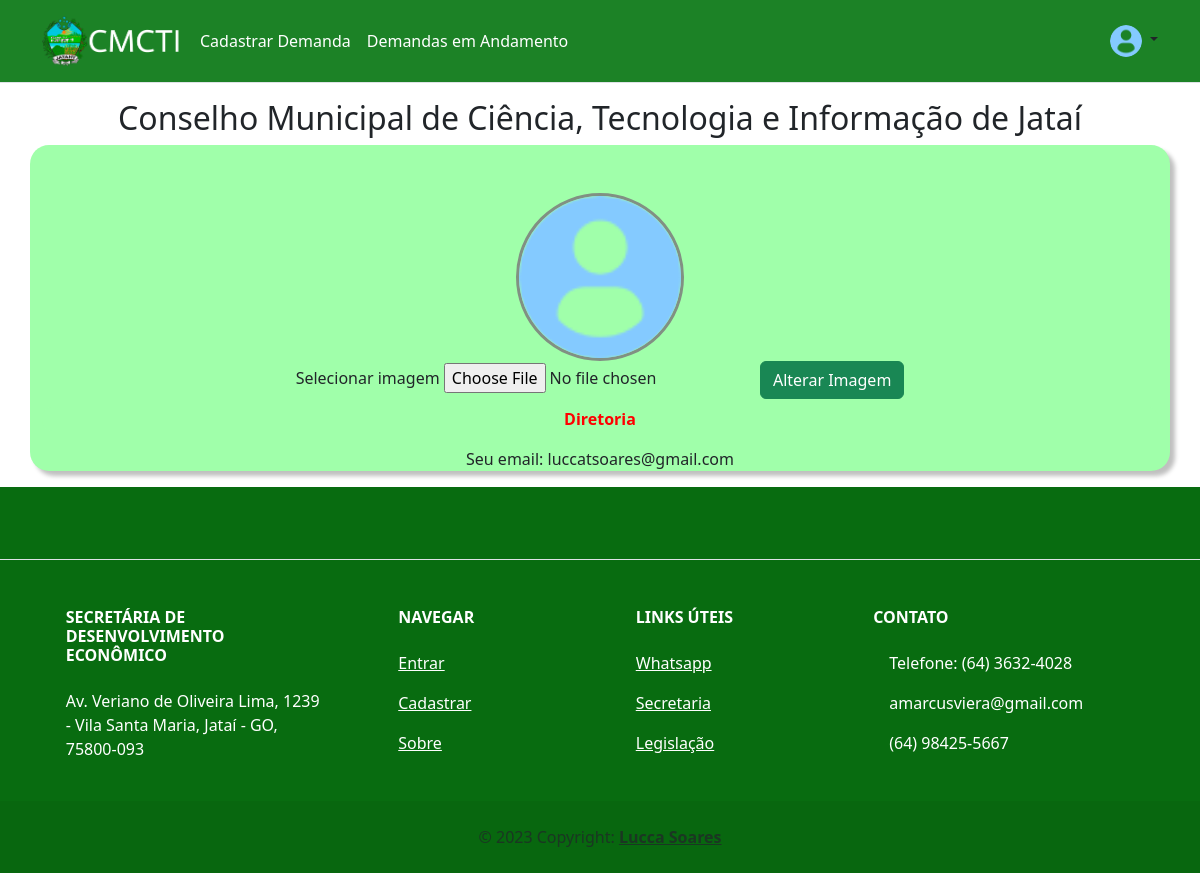
The page /perfil (signed in) on the database its author committed.
### register/models.py (models this page shows, shortened)
class CustomUser(AbstractUser):
    email = models.EmailField(unique=True)

class Profile(models.Model):
    user = models.OneToOneField(CustomUser, on_delete=models.CASCADE)
    profile_image = models.ImageField(default='profile.png', upload_to='users', null=False, blank=True)

### register/views.py (the view)
# urls.py: path('perfil', views.configProfile, name="perfil")
@login_required(login_url='/entrar')
def configProfile(request):
    user = CustomUser.objects.filter(username=request.user.username)
    change_img = Profile.objects.get(user=request.user)
    if request.method == 'POST':
        file = request.FILES['img']
        change_img.profile_image = file
        change_img.save()
        messages.add_message(request, messages.SUCCESS, "Foto de perfil atualizada!")
        return redirect('/perfil')
    else:
        pass
    return render(request, 'pages/perfil.html', {'objetos': user})

### register/templates/pages/perfil.html (shortened to what this page needs)
{% extends 'base.html' %}
{% block content %}
<div class="container text-center container-perfil mb-3">
    {% for objs in objetos %}
        <img src="{{objs.profile.profile_image.url}}" alt="">
        <form action="" method="post" enctype="multipart/form-data">
            <label for="input_image">Selecionar imagem</label>
            <input type="file" accept="image/*" name="img" id="input_image" alt="">
            <button type="submit" class="btn btn-success">Alterar Imagem</button>
        </form>
        {% if request.user.is_staff %}
        <div>
            <p style="color: red; background-color: #A0FFAA; border-radius: 10px; font-weight: 700;" >Diretoria</p>
        </div>
            {% else %}
            <h1>{{request.user.username}}</h1>
        {% endif %}
        <p>Seu email: {{request.user.email}}</p>
    {% endfor %}
</div>
{% endblock %}

### home/templates/base.html (shortened to what this page needs)
{% load static %}
<!DOCTYPE html>
<html lang="en">
<head>
    <link rel="stylesheet" href="{% static 'css/base.css' %}">
    <link rel="stylesheet" href="{% static 'css/home.css' %}">
    <link rel="stylesheet" href="{% static 'css/verDemandas.css' %}">
    <link rel="stylesheet" href="{% static 'css/verDocumentos.css' %}">
    <link rel="stylesheet" href="{% static 'css/perfil.css' %}">
    <link rel="stylesheet" href="{% static 'css/register.css' %}">
    <link rel="stylesheet" href="{% static 'css/usuarios.css' %}">
    <link href="https://cdn.jsdelivr.net/npm/bootstrap@5.3.0-alpha1/dist/css/bootstrap.min.css" rel="stylesheet">
</head>
<body>
    <header style="background-color: #1C8226;" class="p-3 mb-3 border-bottom">
        <div class="container">
            <div class="d-flex flex-wrap align-items-center justify-content-center justify-content-lg-start">
            <a href="/" class="d-flex align-items-center mb-2 mb-lg-0 text-dark text-decoration-none">
                <img width="150" height="50" src="{% static 'img/pref-CERTO.png' %}" alt=""><use xlink:href="#bootstrap"></use></svg>
            </a>
            <ul class="nav col-12 col-lg-auto me-lg-auto mb-2 justify-content-center mb-md-0">
                <li><a style="color: white;" href="/" class="nav-link px-2 ">Cadastrar Demanda</a></li>
                <li><a style="color: white;" href="/demandas" class="nav-link px-2 ">Demandas em Andamento</a></li>
            </ul>
            {% if request.user.is_authenticated %}
            <div class="dropdown text-end">
                <a href="#" class="d-block link-dark text-decoration-none dropdown-toggle" data-bs-toggle="dropdown" aria-expanded="false">
                <img src="{{request.user.profile.profile_image.url}}" alt="mdo" width="32" height="32" class="rounded-circle">
                </a>
            </div>
            {% else %}
            <a href="/entrar" style="color: white;" class="nav-link px-2 ">Entrar</a>
            <a href="/cadastrar" style="color: white;" class="nav-link px-2 ">Cadastrar</a>
            {% endif %}
            </div>
        </div>
        </header>
        <div class="container">
            <h2 class="text-center">Conselho Municipal de Ciência, Tecnologia e Informação de Jataí</h2>
        </div>
        {% block content %}
        {% endblock %}
    <footer style="background-color: #086c10;" class="text-center text-lg-start text-muted">
        <section class="d-flex justify-content-center justify-content-lg-between p-4 border-bottom">
        <div>
        </div>
        </section>
        <section class="">
        <div class="container text-center text-md-start mt-5">
            <div class="row mt-3">
            <div class="col-md-3 col-lg-4 col-xl-3 mx-auto mb-4">
                <h6 style="color: white;" class="text-uppercase fw-bold mb-4">
                Secretária de Desenvolvimento Econômico
                </h6>
                <p style="color: white;">
                    Av. Veriano de Oliveira Lima, 1239 - Vila Santa Maria, Jataí - GO, 75800-093
                </p>
            </div>
            <div class="col-md-2 col-lg-2 col-xl-2 mx-auto mb-4">
                <h6 style="color: white;" class="text-uppercase fw-bold mb-4">
                Navegar
                </h6>
                <p style="color: white;">
                <a href="/entrar" class="text-reset">Entrar</a>
                </p>
                <p style="color: white;">
                <a href="/cadastrar" class="text-reset">Cadastrar</a>
                </p>
                <p style="color: white;">
                <a href="/sobre" class="text-reset">Sobre</a>
                </p>
            </div>
            <div class="col-md-3 col-lg-2 col-xl-2 mx-auto mb-4">
                <h6 style="color: white;" class="text-uppercase fw-bold mb-4">
                Links Úteis
                </h6>
                <p style="color: white;">
                <a  href="#!" class="text-reset">Whatsapp</a>
                </p>
                <p style="color: white;">
                <a  href="https://www.jatai.go.gov.br/secretaria-de-desenvolvimento-economico/" class="text-reset">Secretaria</a>
                </p>
                <p style="color: white;">
                <a  href="https://www.jatai.go.leg.br/ta/8597/text?" class="text-reset">Legislação</a>
                </p>
            </div>
            <div class="col-md-4 col-lg-3 col-xl-3 mx-auto mb-md-0 mb-4">
                <h6 style="color: white;" class="text-uppercase fw-bold mb-4">Contato</h6>
                <p style="color: white;"> Telefone: (64) 3632-4028</p>
                <p style="color: white;">
                amarcusviera@gmail.com
                </p>
                <p style="color: white;">(64) 98425-5667</p>
            </div>
            </div>
        </div>
        </section>
        <div class="text-center p-4" style="background-color: rgba(0, 0, 0, 0.05);">
        © 2023 Copyright:
        <a class="text-reset fw-bold" href="https://www.linkedin.com/in/lucca-soares-6123411a2/">Lucca Soares</a>
        </div>
    </footer>
</body>
</html>

### home/static/css/perfil.css (style rules this page uses)
.container-perfil { background: #A0FFAA; box-shadow: 5px 5px 4px rgba(0, 0, 0, 0.25); border-radius: 19px; }
.container-perfil img { margin-top: 3rem; border-radius: 100%; width: 15%; border: 3px solid #819083; }

### rows shown on the page
CustomUser: user.profile.profile_image (placeholder picture), profile.profile_image (placeholder picture), is_staff "Diretoria", user.email "luccatsoares@gmail.com"
